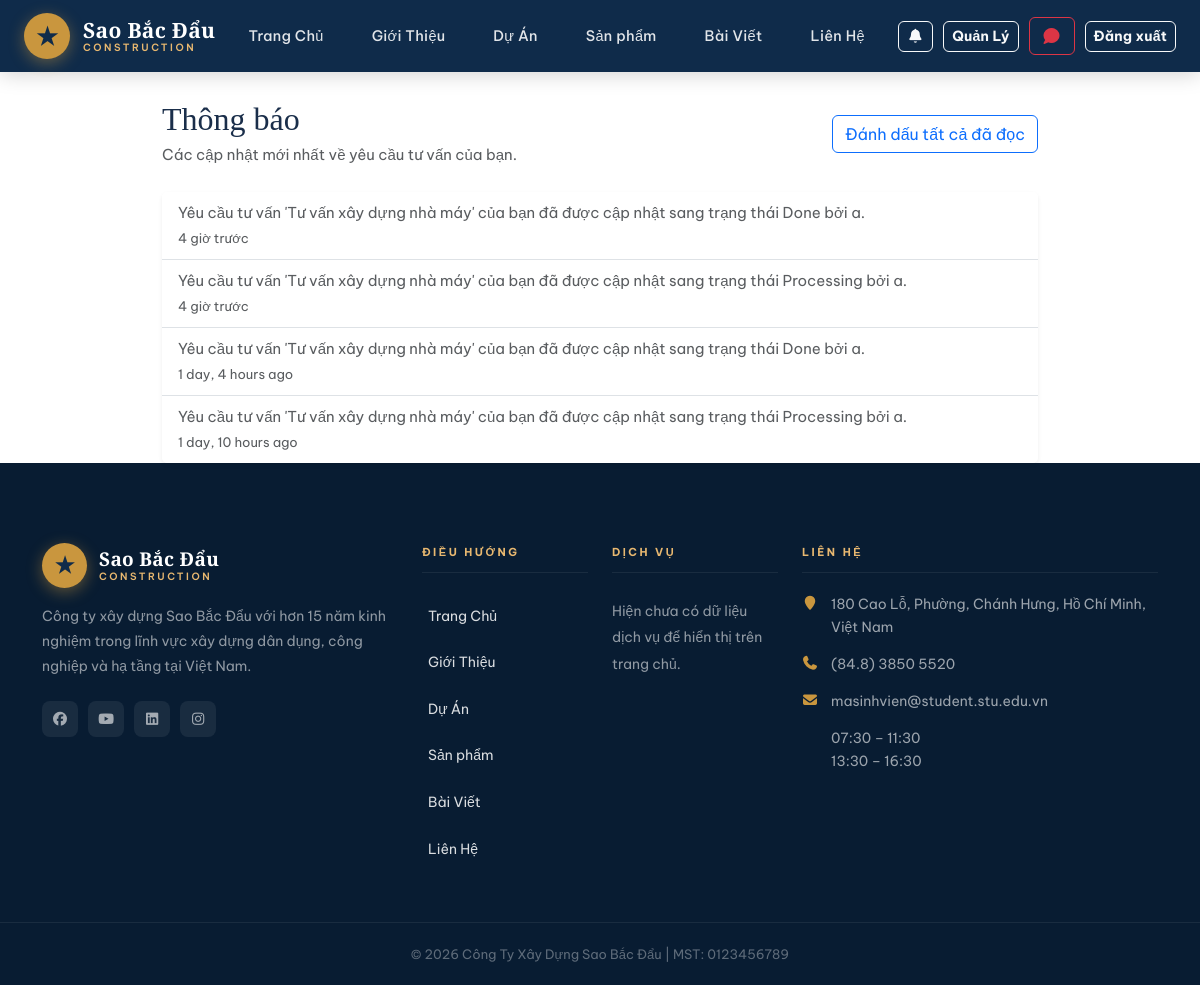
Page /notifications/ (signed in) on the committed database.
### home/models.py (models this page shows, shortened)
class Notification(models.Model):
    NOTIFICATION_TYPES = [("consult", "Consultation"), ("answer", "Answer")]
    user = models.ForeignKey(
        User, on_delete=models.CASCADE, related_name="notifications"
    )
    message = models.TextField()
    notification_type = models.CharField(max_length=20, choices=NOTIFICATION_TYPES)
    consultation = models.ForeignKey(
        Consultation, on_delete=models.CASCADE, null=True, blank=True
    )
    is_read = models.BooleanField(default=False)
    link = models.CharField(max_length=255, blank=True, null=True)
    created = models.DateTimeField(auto_now_add=True)
    class Meta:
        ordering = ["-created"]

class ContactInfo(models.Model):
    branch_name = models.CharField(
        max_length=150, verbose_name="Tên chi nhánh / văn phòng"
    )
    address = models.TextField(verbose_name="Địa chỉ")
    phone = models.CharField(max_length=50, verbose_name="Số điện thoại")
    fax = models.CharField(max_length=50, blank=True, verbose_name="Fax")
    email = models.EmailField(blank=True, verbose_name="Email")
    working_hours = models.CharField(
        max_length=255, blank=True, verbose_name="Giờ làm việc"
    )
    map_embed_url = models.URLField(blank=True, verbose_name="Link Google Maps Embed")
    facebook_url = models.URLField(blank=True, verbose_name="Facebook URL")
    youtube_url = models.URLField(blank=True, verbose_name="YouTube URL")
    linkedin_url = models.URLField(blank=True, verbose_name="LinkedIn URL")
    instagram_url = models.URLField(blank=True, verbose_name="Instagram URL")
    order = models.PositiveIntegerField(default=0, verbose_name="Thứ tự hiển thị")
    is_active = models.BooleanField(default=True, verbose_name="Hiển thị")
    created_at = models.DateTimeField(auto_now_add=True)
    class Meta:
        ordering = ["order", "created_at"]

### home/views.py (the view)
# urls.py: path("notifications/", views.notifications, name="notifications"),
@login_required
def notifications(request):
    user_notifications = request.user.notifications.select_related("consultation")
    return render(
        request,
        "home/notifications.html",
        {"notifications": user_notifications},
    )

### home/context_processors.py (called while the page is built)
def site_contact(request):
    contact = (
        ContactInfo.objects.filter(is_active=True)
        .order_by("order", "created_at")
        .first()
    )
    unread_notifications_count = 0
    recent_notifications = []
    if request.user.is_authenticated:
        unread_notifications_count = Notification.objects.filter(
            user=request.user,
            is_read=False,
        ).count()
        recent_notifications = Notification.objects.filter(user=request.user)[:5]
    return {
        "site_contact": contact,
        "unread_notifications_count": unread_notifications_count,
        "recent_notifications": recent_notifications,
    }

### templates/home/notifications.html (shortened to what this page needs)
{% extends 'base.html' %}
{% load humanize %}
{% block content %}
<div class="container" style="margin-top: 100px; max-width: 900px">
  <div class="d-flex justify-content-between align-items-center flex-wrap mb-4">
    <div>
      <h2 class="mb-1">Thông báo</h2>
      <p class="text-muted mb-0">Các cập nhật mới nhất về yêu cầu tư vấn của bạn.</p>
    </div>
    {% if notifications %}
    <a href="{% url 'notification_mark_all_read' %}" class="btn btn-outline-primary">
      Đánh dấu tất cả đã đọc
    </a>
    {% endif %}
  </div>
  <div class="card border-0 shadow-sm">
    <div class="list-group list-group-flush">
      {% for n in notifications %}
      <a
        href="{% url 'notification_read' n.id %}"
        class="list-group-item list-group-item-action {% if not n.is_read %}bg-light{% endif %}"
      >
        <div class="d-flex justify-content-between align-items-start gap-3">
          <div>
            <div class="font-weight-bold {% if n.is_read %}text-muted{% endif %}">
              {{ n.message }}
            </div>
            <small class="text-muted">{{ n.created|naturaltime }}</small>
          </div>
        </div>
      </a>
      {% empty %}
      <div class="p-5 text-center text-muted">
        Bạn chưa có thông báo nào.
      </div>
      {% endfor %}
    </div>
  </div>
</div>
{% endblock %}

### templates/base.html (shortened to what this page needs)
<!doctype html>
<html lang="vi">
  {% load static %}
  <head>
    <link
      rel="stylesheet"
      href="{% static 'vendor/bootstrap/css/bootstrap.min.css' %}"
    />
    <link
      rel="stylesheet"
      href="https://cdn.jsdelivr.net/npm/@fortawesome/fontawesome-free@7.2.0/css/all.min.css"
    />
    <link
      rel="stylesheet"
      href="{% static 'vendor/animate/animate.min.css' %}"
    />
    <link rel="stylesheet" href="{% static 'css/style.css' %}" />
    <link rel="stylesheet" href="{% static 'css/home.css' %}" />
    <link rel="stylesheet" href="{% static 'css/about.css' %}" />
    <link rel="stylesheet" href="{% static 'css/contact.css' %}" />
  </head>
  <body>
    <header
      class="site-navbar js-sticky-header site-navbar-target"
      role="banner"
    >
      <div class="container">
        <div class="navbar-inner">
          <div class="site-logo">
            <a href="{% url 'home' %}">
              <div class="logo-icon">★</div>
              <div class="logo-text">
                <span>Sao Bắc Đẩu</span>
                <span>Construction</span>
              </div>
            </a>
          </div>
          <nav class="site-navigation d-none d-xl-block">
            <ul class="site-menu">
              <li><a href="{% url 'home' %}" class="nav-link">Trang Chủ</a></li>
              <li>
                <a href="{% url 'about' %}" class="nav-link">Giới Thiệu</a>
              </li>
              <li><a href="{% url 'project' %}" class="nav-link">Dự Án</a></li>
              <li>
                <a href="{% url 'product' %}" class="nav-link">Sản phẩm</a>
              </li>
              <li><a href="{% url 'post' %}" class="nav-link">Bài Viết</a></li>
              <li>
                <a href="{% url 'contact' %}" class="nav-link">Liên Hệ</a>
              </li>
            </ul>
          </nav>
          <div class="nav-actions d-none d-xl-flex">
            <a
              href="{% url 'notifications' %}"
              class="btn btn-sm btn-outline-light position-relative"
            >
              <i class="fa fa-bell"></i>
            </a>
            {% if user.is_authenticated %} {% if user.is_staff %}
            <a href="{% url 'dashboard' %}" class="btn btn-sm btn-outline-light"
              >Quản Lý</a
            >
            <a
              href="{% url 'consultation_list' %}"
              class="btn btn-outline-danger position-relative"
            >
              <i class="fa fa-comment"></i>
            </a>
            {% endif %}
            <form method="post" action="{% url 'logout' %}" style="margin: 0">
              <button type="submit" class="btn btn-sm btn-outline-light">
                Đăng xuất
              </button>
            </form>
            {% endif %}
          </div>
        </div>
      </div>
    </header>
    {% block content %} {% endblock %}
    <footer class="footer-area">
      <div class="container">
        <div class="row gy-4">
          <div class="col-lg-4 col-md-6">
            <div class="footer-logo-wrap mb-3">
              <a
                href="{% url 'home' %}"
                style="
                  display: flex;
                  align-items: center;
                  gap: 12px;
                  text-decoration: none;
                "
              >
                <div
                  class="logo-icon"
                  style="width: 45px; height: 45px; font-size: 22px"
                >
                  ★
                </div>
                <div class="logo-text">
                  <span>Sao Bắc Đẩu</span>
                  <span>Construction</span>
                </div>
              </a>
            </div>
            <p class="footer-desc">
              Công ty xây dựng Sao Bắc Đẩu với hơn 15 năm kinh nghiệm trong lĩnh
              vực xây dựng dân dụng, công nghiệp và hạ tầng tại Việt Nam.
            </p>
            <div class="footer-social">
              {% if site_contact and site_contact.facebook_url %}
              <a
                href="{{ site_contact.facebook_url }}"
                target="_blank"
                rel="noopener noreferrer"
              >
                <i class="fab fa-facebook"></i>
              </a>
              {% endif %} {% if site_contact and site_contact.youtube_url %}
              <a
                href="{{ site_contact.youtube_url }}"
                target="_blank"
                rel="noopener noreferrer"
              >
                <i class="fab fa-youtube"></i>
              </a>
              {% endif %} {% if site_contact and site_contact.linkedin_url %}
              <a
                href="{{ site_contact.linkedin_url }}"
                target="_blank"
                rel="noopener noreferrer"
              >
                <i class="fab fa-linkedin"></i>
              </a>
              {% endif %} {% if site_contact and site_contact.instagram_url %}
              <a
                href="{{ site_contact.instagram_url }}"
                target="_blank"
                rel="noopener noreferrer"
              >
                <i class="fab fa-instagram"></i>
              </a>
              {% endif %}
            </div>
          </div>
          <div class="col-lg-2 col-md-6">
            <div class="footer-heading">Điều Hướng</div>
            <ul class="footer-links">
              <li><a href="{% url 'home' %}">Trang Chủ</a></li>
              <li><a href="{% url 'about' %}">Giới Thiệu</a></li>
              <li><a href="{% url 'project' %}">Dự Án</a></li>
              <li><a href="{% url 'product' %}">Sản phẩm</a></li>
              <li><a href="{% url 'post' %}">Bài Viết</a></li>
              <li><a href="{% url 'contact' %}">Liên Hệ</a></li>
            </ul>
          </div>
          <div class="col-lg-2 col-md-6">
            <div class="footer-heading">Dịch Vụ</div>
            <ul class="footer-links">
          {% for service in services %}
          <li><a href="#">{{ service.title }}</a></li>
          {% empty %}
              <li>Hiện chưa có dữ liệu dịch vụ để hiển thị trên trang chủ.</li>
          {% endfor %}
            </ul>
          </div>
          <div class="col-lg-4 col-md-6">
            <div class="footer-heading">Liên Hệ</div>
            <ul class="footer-contact-info">
              {% if site_contact %}
              <li>
                <i class="fa fa-map-marker"></i>
                {{ site_contact.address|linebreaksbr }}
              </li>
              <li>
                <i class="fa fa-phone"></i>
                {{ site_contact.phone }}
              </li>
              <li>
                <i class="fa fa-envelope"></i>
                {{ site_contact.email|default:"Chưa cập nhật" }}
              </li>
              <li>
                {{ site_contact.working_hours|default:"Chưa cập nhật giờ làm việc"|linebreaksbr }}
              </li>
              {% else %}
              <li><i class="fa fa-map-marker"></i> Chưa cập nhật địa chỉ</li>
              <li><i class="fa fa-phone"></i> Chưa cập nhật số điện thoại</li>
              <li><i class="fa fa-envelope"></i> Chưa cập nhật email</li>
              <li><i class="fa fa-clock-o"></i> Chưa cập nhật giờ làm việc</li>
              {% endif %}
            </ul>
          </div>
        </div>
      </div>
      <div class="footer-bottom">
        <div class="container text-center">
          <p>© 2026 Công Ty Xây Dựng Sao Bắc Đẩu | MST: 0123456789</p>
        </div>
      </div>
    </footer>
  </body>
</html>

### rows in the picture
Notification: message "Yêu cầu tư vấn 'Tư vấn xây dựng nhà máy' của bạn đã được cập nhật sang trạng thái Done bởi a.", created "4 giờ trước"
Notification: message "Yêu cầu tư vấn 'Tư vấn xây dựng nhà máy' của bạn đã được cập nhật sang trạng thái Processing bởi a.", created "4 giờ trước"
Notification: message "Yêu cầu tư vấn 'Tư vấn xây dựng nhà máy' của bạn đã được cập nhật sang trạng thái Done bởi a.", created "1 day, 4 hours ago"
Notification: message "Yêu cầu tư vấn 'Tư vấn xây dựng nhà máy' của bạn đã được cập nhật sang trạng thái Processing bởi a.", created "1 day, 10 hours ago"
ContactInfo: address "180 Cao Lỗ, Phường, Chánh Hưng, Hồ Chí Minh, Việt Nam", phone "(84.8) 3850 5520", email "masinhvien@student.stu.edu.vn", working_hours "07:30 – 11:30 13:30 – 16:30"
